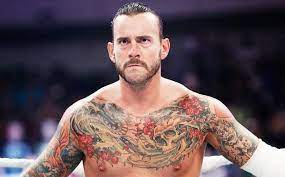
#> input picture cm.jpg, 285 x 177 px
$ jupyter execute '5.Image Filtering with ML.ipynb'   (shell and % lines are left out)
#> lines starting #> are read from the running program, lines starting #| are printed output that depends on the picture
**Image filtering** is also one of the amazing ideas for Machine Learning projects. It used to enhance the edges in images and reduce the noisiness of an image. This technology is used in almost all smartphones. Although improving an image using the image filtering techniques can help in the process of **object detection**, **face recognition** and all tasks involved in **computer vision**. In this project, We will go through some Image Filtering methods with Machine Learning using Python.

### Image Filtering using Mean Filter

The **mean filter** is used to give a blur effect to an image to remove the existing noisiness. It determines the mean of the pixels within the `n×n` method. Then it replaces the intensity of pixels by the mean. This **reduces some of the noisiness present in the image** and also **improves the edges of an image**.

Let’s go through **Image Filtering using the mean filter method**; We will start by importing all the libraries and a picture of a **WWE Superstar CM Punk**, to explore image filtering techniques in Machine Learning.

[cell 1]
import numpy as np
import cv2
from matplotlib import pyplot as plt
from PIL import Image, ImageFilter

[cell 2]
image = cv2.imread('cm.jpg') # reads the image
#> image is the input picture: shape (177, 285, 3); mean B, G, R 87.3, 82, 100.2
image = cv2.cvtColor(image, cv2.COLOR_BGR2HSV) # convert to HSV
#> image: shape (177, 285, 3); mean H, S, V 81.7, 96.1, 109.4

[cell 3]
figure_size = 9 # the dimension of the x and y axis of the kernal.
new_image = cv2.blur(image,(figure_size, figure_size))
#> new_image: shape (177, 285, 3); mean H, S, V 81.7, 96.1, 109.4

[cell 4]
fig = plt.figure(figsize=(11,6))

plt.subplot(121)
plt.imshow(cv2.cvtColor(image, cv2.COLOR_HSV2RGB))
plt.title('Original')
plt.xticks([])
plt.yticks([])

plt.subplot(122)
plt.imshow(cv2.cvtColor(new_image, cv2.COLOR_HSV2RGB))
plt.title('Mean filter')
plt.xticks([])
plt.yticks([])

plt.show()
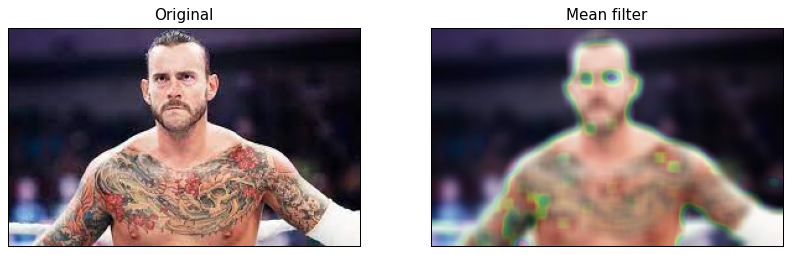
#> figure drawn by matplotlib, 2 panels

The above figure shows that some of the noisiness has been reduced, but there are some marks now which were not present in the image before. Let’s see if those marks still appear if we filter the image into grayscale:

[cell 5]
# The image will first be converted to grayscale
image2 = cv2.cvtColor(image, cv2.COLOR_HSV2BGR)
image2 = cv2.cvtColor(image2, cv2.COLOR_BGR2GRAY)
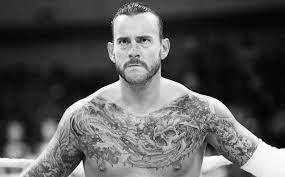
#> image2: shape (177, 285); min 0, max 255, mean 87.7

figure_size = 9
new_image = cv2.blur(image2,(figure_size, figure_size))
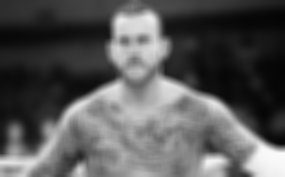
#> new_image: shape (177, 285); min 4, max 250, mean 87.7

plt.figure(figsize=(11,6))
plt.subplot(121), plt.imshow(image2, cmap='gray')
plt.title('Original')
plt.xticks([])
plt.yticks([])

plt.subplot(122), plt.imshow(new_image, cmap='gray'),plt.title('Mean filter')
plt.xticks([]), plt.yticks([])

plt.show()
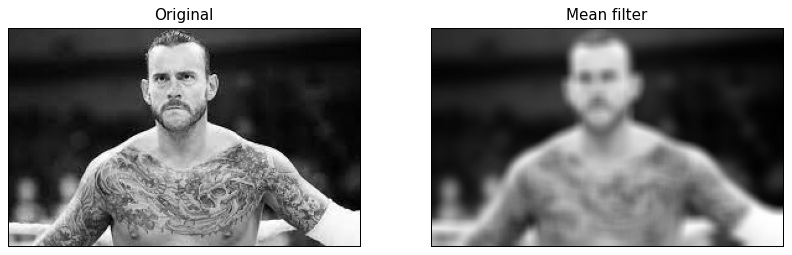
#> figure drawn by matplotlib, 2 panels

As we can see, after filtering it into grayscale the marks do not appear anymore, however, we have lost some smoothness of the image. We will fix it by using another filter.

### Image Filtering using Gaussian Filter

The **Gaussian filter** is very similar to the **mean filter**, but it involves a weighted mean of the pixels with a parameter as sigma. Let’s go through this method of Image Filtering:

[cell 6]
new_image = cv2.GaussianBlur(image, (figure_size, figure_size),0)
#> new_image: shape (177, 285, 3); mean H, S, V 81.7, 96.1, 109.4

plt.figure(figsize=(11,6))
plt.subplot(121), plt.imshow(cv2.cvtColor(image, cv2.COLOR_HSV2RGB)),plt.title('Original')
plt.xticks([]), plt.yticks([])

plt.subplot(122), plt.imshow(cv2.cvtColor(new_image, cv2.COLOR_HSV2RGB)),plt.title('Gaussian Filter')
plt.xticks([]), plt.yticks([])

plt.show()
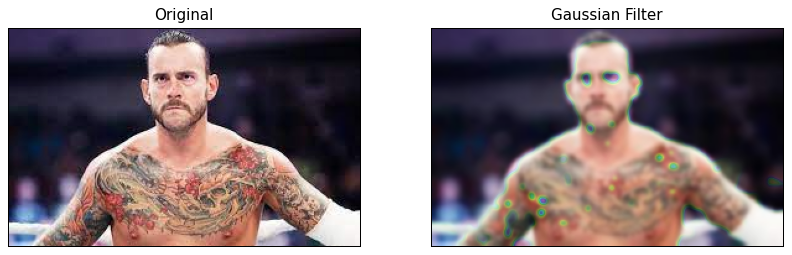
#> figure drawn by matplotlib, 2 panels

The above figure is representing a good job comparing to the mean filter, although it also leaves some marks we saw in the **mean filter**. Now let’s have a look whether the **Gaussian Filter** removes the marks when converted into a grayscale

[cell 7]
new_image_gauss = cv2.GaussianBlur(image2, (figure_size, figure_size),0)
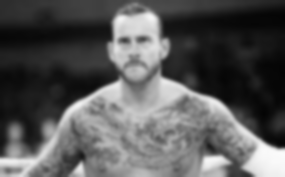
#> new_image_gauss: shape (177, 285); min 4, max 251, mean 87.7

plt.figure(figsize=(11,6))

plt.subplot(121), plt.imshow(image2, cmap='gray'),plt.title('Original')
plt.xticks([]), plt.yticks([])

plt.subplot(122), plt.imshow(new_image_gauss, cmap='gray'),plt.title('Gaussian Filter')
plt.xticks([]), plt.yticks([])

plt.show()

As we can see, the marks are removed in the grayscale effect. Now let’s move to the next method of Image Filtering.

### Image Filtering using Median Filter

The **median filter** computes the **median of the intensity of pixels**. It then replaces the norm with the pixel intensity of mean pixels. Now let’s go through this technique:

[cell 8]
new_image = cv2.medianBlur(image, figure_size)
#> new_image: shape (177, 285, 3); mean H, S, V 79.7, 94.5, 110

plt.figure(figsize=(11,6))

plt.subplot(121), plt.imshow(cv2.cvtColor(image, cv2.COLOR_HSV2RGB)),plt.title('Original')
plt.xticks([]), plt.yticks([])

plt.subplot(122), plt.imshow(cv2.cvtColor(new_image, cv2.COLOR_HSV2RGB)),plt.title('Median Filter')
plt.xticks([]), plt.yticks([])

plt.show()
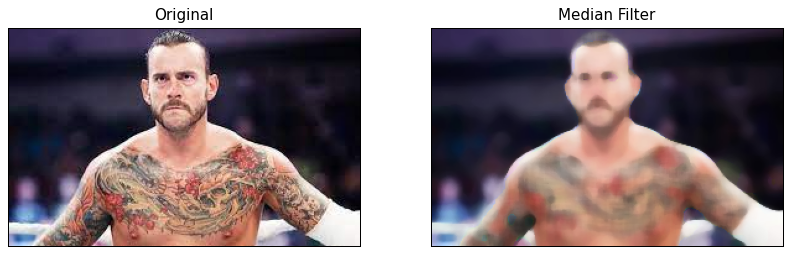
#> figure drawn by matplotlib, 2 panels

The median effect leaves a better output by removing the noisiness of the image. It also did not leave any marks in the image that we saw in the above methods. Now let’s convert it into a grayscale image:

[cell 9]
new_image = cv2.medianBlur(image2, figure_size)
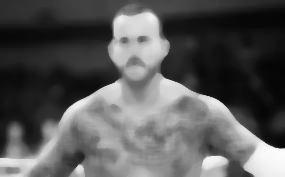
#> new_image: shape (177, 285); min 4, max 251, mean 87.9
plt.figure(figsize=(11,6))

plt.subplot(121), plt.imshow(image2, cmap='gray'),plt.title('Original')
plt.xticks([]), plt.yticks([])

plt.subplot(122), plt.imshow(new_image, cmap='gray'),plt.title('Median Filter')
plt.xticks([]), plt.yticks([])

plt.show()

We can see in the output that the median filter removed noisiness and also retained the edges when converted into a grayscale image. Now let’s create our own filter.

### Creating Our Own Filter

Now we will create our own filter for Filtering Images that can improve the quality of the image and improves the smoothness of the picture. We will first create a function to design our own Image filter:

[cell 10]
def aman_effect(data, filter_size):
#> called with filter_size = 5
  temp = []
  indexer = filter_size // 2
  new_image = data.copy()
  nrow, ncol = data.shape
#> nrow = 177; ncol = 285
  for i in range(nrow):
    for j in range(ncol):
      for k in range(i-indexer, i+indexer+1):
        for m in range(j-indexer, j+indexer+1):
          if (k > -1) and (k < nrow):
            if (m > -1) and (m < ncol):
              temp.append(data[k,m])
      temp.remove(data[i,j])
      max_value = max(temp)
      min_value = min(temp)
      if data[i,j] > max_value:
        new_image[i,j] = max_value
      elif data[i,j] < min_value:
        new_image[i,j] = min_value
        temp =[]
    return new_image.copy()

Now let’s use our filter to improve the quality of the grayscale image:

[cell 11]
new_image = aman_effect(image2,5)
plt.figure(figsize=(11,6))
plt.subplot(121), plt.imshow(image2, cmap='gray'),plt.title('Original')
plt.xticks([]), plt.yticks([])
plt.subplot(122), plt.imshow(new_image, cmap='gray'),plt.title('Image Filteration')
plt.xticks([]), plt.yticks([])
plt.show()
